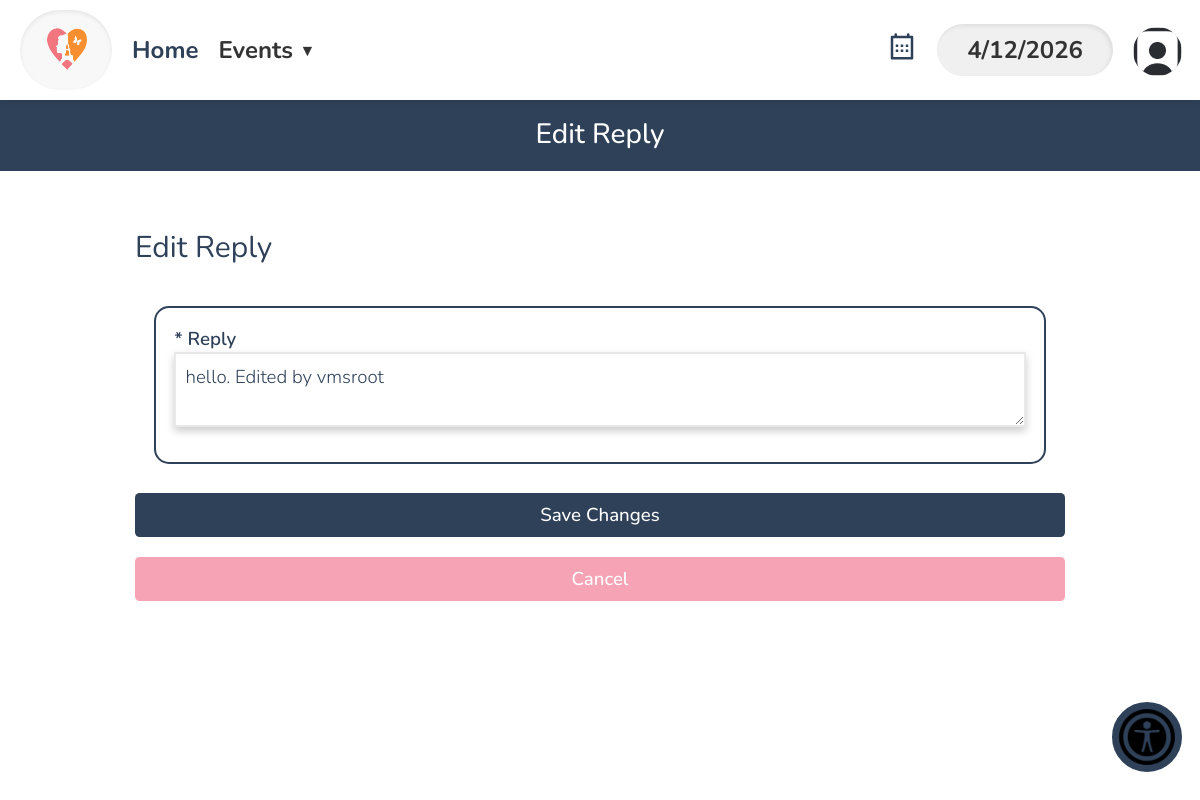
The page /editReply.php?reply_id=14 (signed in) on the database its author committed.
### tables this page shows
CREATE TABLE `dbpersons` (
  `id` varchar(256) NOT NULL,
  `start_date` text DEFAULT NULL,
  `first_name` text NOT NULL,
  `last_name` text DEFAULT NULL,
  `street_address` text DEFAULT NULL,
  `city` text DEFAULT NULL,
  `state` varchar(2) DEFAULT NULL,
  `zip_code` text DEFAULT NULL,
  `phone1` varchar(12) DEFAULT NULL,
  `over21` enum('true','false') DEFAULT NULL,
  `phone1type` text DEFAULT NULL,
  `emergency_contact_phone` varchar(12) DEFAULT NULL,
  `emergency_contact_phone_type` text DEFAULT NULL,
  `birthday` text DEFAULT NULL,
  `email` text DEFAULT NULL,
  `email_prefs` enum('true','false') DEFAULT NULL,
  `emergency_contact_first_name` text DEFAULT NULL,
  `contact_num` varchar(255) DEFAULT 'n/a',
  `emergency_contact_relation` text DEFAULT NULL,
  `contact_method` text DEFAULT NULL,
  `type` text DEFAULT NULL,
  `status` text DEFAULT NULL,
  `notes` longtext DEFAULT NULL,
  `password` text DEFAULT NULL,
  `affiliation` varchar(100) DEFAULT NULL,
  `branch` varchar(100) DEFAULT NULL,
  `archived` tinyint(1) DEFAULT NULL,
  `emergency_contact_last_name` text DEFAULT NULL,
  `gender` varchar(20) DEFAULT NULL,
  `t_shirt_size` varchar(10) DEFAULT NULL,
  `computer_access` enum('yes','no') DEFAULT NULL,
  `camera_access` enum('yes','no') DEFAULT NULL,
  `transportation_access` enum('yes','no') DEFAULT NULL,
  `skills` text DEFAULT NULL,
  `experience` text DEFAULT NULL,
  `about_consent` enum('yes','no') DEFAULT NULL,
  `total_hours_volunteered` decimal(8,2) DEFAULT 0.00,
  `force_password_change` tinyint(1) DEFAULT 0,
  `profile_pic` varchar(512) DEFAULT 'images/usaicon.png',
  `cpr_training_completion` enum('yes','no') DEFAULT 'no',
  `aed_training_completion` enum('yes','no') DEFAULT 'no',
  `has_disability` enum('yes','no') DEFAULT 'no',
  `disability_specifications` varchar(255) DEFAULT NULL
);

CREATE TABLE `discussion_replies` (
  `reply_id` int(11) NOT NULL,
  `user_reply_id` varchar(256) NOT NULL,
  `author_id` varchar(256) NOT NULL,
  `discussion_title` varchar(255) NOT NULL,
  `reply_body` text NOT NULL,
  `parent_reply_id` varchar(256) DEFAULT NULL,
  `created_at` varchar(16) NOT NULL,
  `category` varchar(50) DEFAULT 'general',
  `edited_by` varchar(256) DEFAULT NULL,
  `edited_at` varchar(16) DEFAULT NULL
);

### database/dbPersons.php (called while the page is built, shortened)
<?php
    function get_profile_pic($id) {
        $con = connect();
        $id = mysqli_real_escape_string($con, $id);
        $query = "SELECT profile_pic FROM dbpersons WHERE id = '$id'";
        $result = mysqli_query($con, $query);
        $row = mysqli_fetch_assoc($result);
        return !empty($row['profile_pic']) ? $row['profile_pic'] : 'images/usaicon.png';
    }

### database/dbDiscussionReplies.php (called while the page is built, shortened)
<?php
function get_reply_by_id($reply_id) {
    $con = connect();
    $reply_id = mysqli_real_escape_string($con, $reply_id);
    $query = "SELECT * FROM discussion_replies WHERE reply_id = '$reply_id' LIMIT 1";
    $result = mysqli_query($con, $query);
    $reply = null;
    if ($result && mysqli_num_rows($result) > 0) {
        $reply = mysqli_fetch_assoc($result);
    }
    return $reply;
}
?>

### editReply.php (the view, shortened to what this page needs)
<?php
include_once 'database/dbDiscussionReplies.php';
include_once 'database/dbPersons.php';
$replyID = $_GET['reply_id'] ?? null;
$category = $_GET['category'] ?? null;
$discussionTitle = $_GET['title'] ?? null;
$reply = get_reply_by_id($replyID);
?>
<!DOCTYPE html>
<html lang="en">
<head>
    <?php require_once('universal.inc') ?>
</head>
<body>
<?php require_once('header.php'); ?>
<h1 style="color: white;">Edit Reply</h1>
<main class="date">
    <h2>Edit Reply</h2>
    <form method="POST">
        <div class="event-sect">
            <label for="reply_body">* Reply</label>
            <textarea id="reply_body" name="reply_body" required><?php echo htmlspecialchars($reply['reply_body']); ?></textarea>
        </div>
        <input type="submit" value="Save Changes" style="width:100%;">
    </form>
    <a class="button cancel" href="discussionContent.php?author=<?php echo urlencode($reply['author_id']); ?>&title=<?php echo urlencode($discussionTitle); ?>&category=<?php echo urlencode($category); ?>" style="margin-top: -.5rem">Cancel</a>
</main>
</body>
</html>

### partials/nav_volunteer.php (shortened to what this page needs)
<div class="navbar">
    <div class="left-section">
        <div class="logo-container">
            <a href="index.php"><img src="images/cropped-logo.png" alt="Logo"></a>
        </div>
        <div class="nav-links">
            <div class="nav-item"><a href="index.php">Home</a></div>
            <div class="nav-item">Events <span class="dropdown-arrow">&#9660</span>
            </div>
        </div>
    </div>
    <div class="right-section">
        <a href="calendar.php">
            <div class="icon-butt">
            </div>
        </a>
        <div class="date-box"></div>
        <div class="nav-links">
            <div class="nav-item" style="outline:none;">
                <div class="icon">
                    <img src="<?= $_pfp_escaped ?>" alt="User Icon" class="icon-img in-nav-img" style="width:49px; height:49px; min-width:49px; min-height:49px; max-width:49px; max-height:49px; object-fit:cover; border-radius:50%;">
                </div>
            </div>
        </div>
    </div>
    </div>

### css/base.css (style rules this page uses)
html, body, header, main, footer, div, span, p, h1, h2, h3, h4, h5, h6, ul, ol, li, input, select, textarea, form, section, label, table, td, tr, th, form, fieldset, em, button, a { padding: 0; margin: 0; font-size: inherit; font-family: inherit; font-weight: inherit; text-decoration: none; font-style: normal; box-sizing: border-box; text-align: left; list-style-type: none; border-spacing: 0; }
:root { --page-background-color: #ffffff; --page-font-color: var(--main-color); --inactive-font-color: #666666; --inactive-background-color: #fafafa; --standout-background: #f8f4ef; --happy-toast-background-color: var(--main-color); --happy-toast-font-color: white; --info-toast-background-color: var(--main-color); --info-toast-font-color: white; --error-toast-background-color: #701a1a; --error-toast-font-color: white; --shadow-and-border-color: #e8e8e8; --main-color: #2f4159; --accent-color: #f5c16e; --secondary-accent-color: #f6a4b5; --wv-accent-color: #f5c16e; --wv-accent-foreground: #f6a4b5; --wv-bg-light: #ffffff; --wv-text-dark: #111111; --wv-muted-text: #6b6b6b; --calendar-event-color: #999; --calendar-event-color-hover: #777777; --calendar-today-border: 2px solid var(--secondary-accent-color); --button-font-color: rgb(255, 255, 255); --button-padding: 0.5rem 1.5rem; --button-border-radius: 0.25rem; --standard-border: 1px solid #333333; --light-border: 1px solid var(--shadow-and-border-color); --text-field-border: 2px solid #e8e8e8; --cancel-button-background-color: var(--secondary-accent-color); --error-color: red; font-size: 18px; font-family: Montserrat; font-weight: 300; }
body { background-color: var(--page-background-color); color: var(--main-color); font-family: Montserrat; }
header ul > li, header span { font-size: 0.75rem; list-style-type: none; }
a { color: var(--main-color); }
main:not(.login):not(.calendar-view):not(.dashboard) { padding: 1rem; }
input[type=text], input[type=password], input[type=date], input[type=email], input[type=number], input[type=tel], select, textarea, .pseudo-input, .pseudo-input-disabled { border: var(--text-field-border); border-radius: 0; padding: 0.5rem; width: 100%; background-color: var(--page-background-color); margin-bottom: 0.5rem; scroll-margin: 7.5rem; box-shadow: 0px 4px 8px rgba(0,0,0,0.2); color: var(--main-color); }
input[type=submit], button, .button, a.button-signup { color: var(--button-font-color); background-color: var(--main-color); padding: var(--button-padding); border: none; border-radius: var(--button-border-radius); font-weight: 500; width: 100%; transition: background-color .3s; cursor: pointer; text-align: center; margin: 10px 0px; }
label { color: var(--main-color); font-weight: 600; width: 100%; text-align: left; }
h1 { font-size: 1.5rem !important; font-weight: 500 !important; margin-bottom: 2rem; background-color: var(--main-color); color: var(--page-background-color); width: 100%; text-align: center; padding: 1rem; }
h2 { font-size: 1.5rem; font-weight: 500; }
.button { display: inline-block; }
button.cancel, a.cancel { background-color: var(--cancel-button-background-color); color: white; }
main.date { gap: 1rem; margin-bottom: 4rem; }
@media only screen and (min-width: 1024px) { main.date { width: 100%; display: flex; flex-direction: column; align-items: center; } }
@media only screen and (min-width: 1024px) { main.date > * { width: 80%; } }
.event-sect { border: 2px solid var(--main-color); border-radius: 15px; margin: 1rem; padding: 1rem; background-color: var(--page-background-color); }
.navbar { width: 100%; height: 95px; position: fixed; top: 0; left: 0; background: #ffffff; box-shadow: 0px 2px 8px rgba(0, 0, 0, 0.1); display: flex; align-items: center; padding: 0 20px; z-index: 1000; }
.left-section { display: flex; align-items: center; gap: 30px; }
.logo-container { background: #f8f8f8; padding: 10px 20px; border-radius: 50px; box-shadow: 0px 2px 4px rgba(0, 0, 0, 0.08) inset; }
.logo-container img { width: 128px; height: 52px; display: block; }
.nav-links { display: flex; gap: 20px; }
.nav-links div { font-size: 24px; font-weight: 700; color: black; cursor: pointer; }
.right-section { margin-left: auto; display: flex; align-items: center; gap: 20px; }
.date-box { background: #f0f0f0; padding: 10px 30px; border-radius: 50px; box-shadow: -2px 2px 4px rgba(0, 0, 0, 0.08) inset; color: #333333; font-size: 24px; font-weight: 700; text-align: center; }
.icon { width: 47px; height: 47px; border-radius: 50%; }

### rows shown on the page
dbpersons: profile_pic (picture)
discussion_replies: reply_body "hello. Edited by vmsroot"
